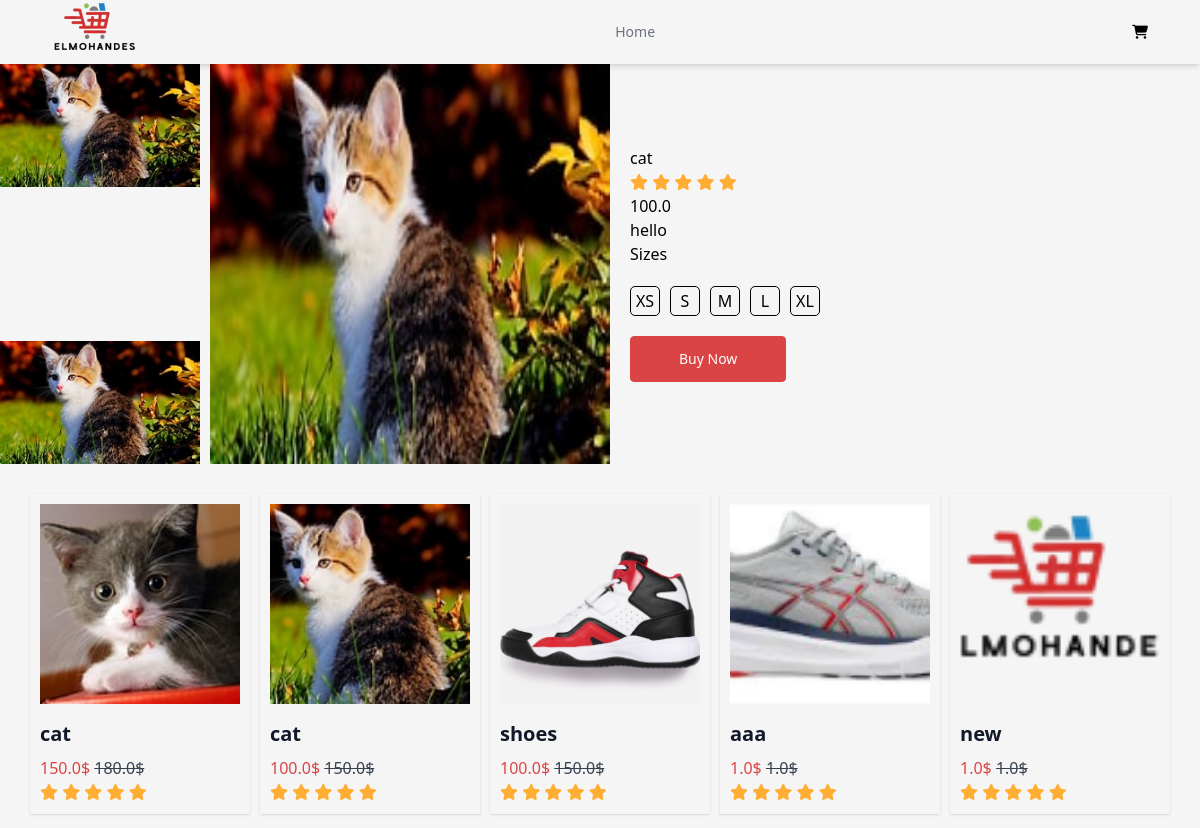
Page /4/ on the committed database.
### products/models.py (models this page shows, shortened)
class Product(models.Model):
   image = models.ImageField()
   name = models.CharField(max_length=250)
   price = models.FloatField(default=0)
   alternatePrice = models.FloatField(default=0)
   rate = models.BigIntegerField()
   created = models.DateTimeField(auto_now_add=True)
   updated = models.DateTimeField(auto_now=True)
   desciption = models.TextField()

### products/views.py (the view)
# urls.py: path("<int:id>/" ,  views.product_details , name="product_details"),
def product_details(request , id) :
    products = Product.objects.all()
    try:
        product = Product.objects.get(id = id)
    except:
        raise Http404("product not found")
    return render(request , "productDetails.html" ,{"products" : products  , "product" : product} )

### products/templates/productDetails.html (shortened to what this page needs)
<!DOCTYPE html>
<html lang="en">
<head>
    <link rel="stylesheet" href="https://cdnjs.cloudflare.com/ajax/libs/font-awesome/6.7.2/css/all.min.css"
 />
    <script src="https://cdn.tailwindcss.com"></script>
</head>
<body class="bg-[#F5F5F5]">
    {%include "components/header.html"%}
    <div class="flex flex-wrap   gap-[20px] items-center">
        <div class="left  flex gap-[10px]">
            <div class="two  flex flex-col justify-between">
                <img src="{{product.image.url}}" alt="..." class="w-[200px]">
                <img src="{{product.image.url}}" alt="..." class="w-[200px]">
            </div>
            <div class="one">
                <img src="{{product.image.url}}" alt="" class="w-[400px] h-[400px]">
            </div>
        </div>
        <div class="right">
            <h2>{{product.name}} </h2>
            <p>
                <i class="fa-solid fa-star text-[#FFAD33]"></i>
                <i class="fa-solid fa-star text-[#FFAD33]"></i>
                <i class="fa-solid fa-star text-[#FFAD33]"></i>
                <i class="fa-solid fa-star text-[#FFAD33]"></i>
                <i class="fa-solid fa-star text-[#FFAD33]"></i>
            </p>
            <p>{{product.price}}</p>
            <p>{{product.desciption}}</p>
            <h3>Sizes</h3>
            <div class="flex gap-[10px] mt-[20px]">
                <span
                    class="border-[1px] border-black border-solid p-1 w-[30px] h-[30px] flex justify-center items-center rounded-[5px]">XS</span>
                <span
                    class="border-[1px] border-black border-solid p-1 w-[30px] h-[30px] flex justify-center items-center rounded-[5px]">S</span>
                <span
                    class="border-[1px] border-black border-solid p-1 w-[30px] h-[30px] flex justify-center items-center rounded-[5px]">M</span>
                <span
                    class="border-[1px] border-black border-solid p-1 w-[30px] h-[30px] flex justify-center items-center rounded-[5px]">L</span>
                <span
                    class="border-[1px] border-black border-solid p-1 w-[30px] h-[30px] flex justify-center items-center rounded-[5px]">XL</span>
            </div>
            <div class="flex flex-wrap   gap-[10px] justify-between items-center mt-[20px]">
                <a class="inline-block rounded border border-[#DB4444] h-fit bg-[#DB4444] px-12 py-3 text-sm font-medium text-white hover:bg-transparent hover:text-[#DB4444] focus:outline-none focus:ring active:text-[#DB4444]"
                    href="{% url 'products:add_product' product.id %}">
                    Buy Now
                </a>
            </div>
        </div>
    </div>
    {%include "components/card.html"%}
</body>
</html>

### products/templates/components/card.html
<div class="flex gap-[10px] m-[30px]">
    {% block content %}
    {%for product in products %}
    <a href="{%url 'products:product_details' product.id %}" class="block w-[270px] shadow  p-[10px]">
        <img alt="" src="{{product.image.url}}" class=" w-full h-[200px] object-cover " />
        <h3 class="mt-4 text-lg font-bold text-gray-900 sm:text-xl">{{product.name}}</h3>
        <p class="mt-2 max-w-sm text-gray-700">
            <span class="text-[#DB4444]">{{product.price}}$</span> <del>{{product.alternatePrice}}$</del>
        </p>
        <p>
            <i class="fa-solid fa-star text-[#FFAD33]"></i>
            <i class="fa-solid fa-star text-[#FFAD33]"></i>
            <i class="fa-solid fa-star text-[#FFAD33]"></i>
            <i class="fa-solid fa-star text-[#FFAD33]"></i>
            <i class="fa-solid fa-star text-[#FFAD33]"></i>
        </p>
    </a>
    {% endfor %}
    {% endblock %}
</div>

### rows in the picture
Product: image (picture), name "cat", price "100.0", desciption "hello", alternatePrice "150.0"
Product: image (picture), name "cat", price "150.0", alternatePrice "180.0"
Product: image (picture), name "shoes", price "100.0", alternatePrice "150.0"
Product: image (picture), name "aaa", price "1.0", alternatePrice "1.0"
Product: image (picture), name "new", price "1.0", alternatePrice "1.0"
